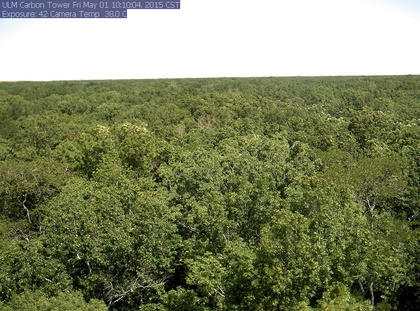
%> input picture oldFiles/hem.jpg, 420 x 311 px, shrunk from 1296 x 960 before the run
$ octave --eval "result = Thresholdingmatlab(imread('hem.jpg'));"   (GNU Octave 9; MATLAB toolbox functions it lacks are replaced by stand-ins)
%> lines starting %> are read from the running program, lines starting %| are printed output that depends on the picture; in (x1, y1, x2, y2) boxes, pixels count from 0 and x2, y2 are one past the last pixel; in counts of white or black regions, pixels touching at a corner belong together; the program's own positions count from 1
function im=Thresholdingmatlab(a)
  [r,c]=size(a);
%> r = 311; c = 1260
  im=zeros(r,c);
  for i=1:r
      for j=1:c
          if a(i,j)==0
              im(i,j)=1;
          end
           if a(i,j)==255
              im(i,j)=1;
           end
%%             if a(i, j)>180
%%                im(i,j)=1;
%%             end
%%               if a(i,j)>95
%%                 im(i,j)=1;
%%               end
      end
  end
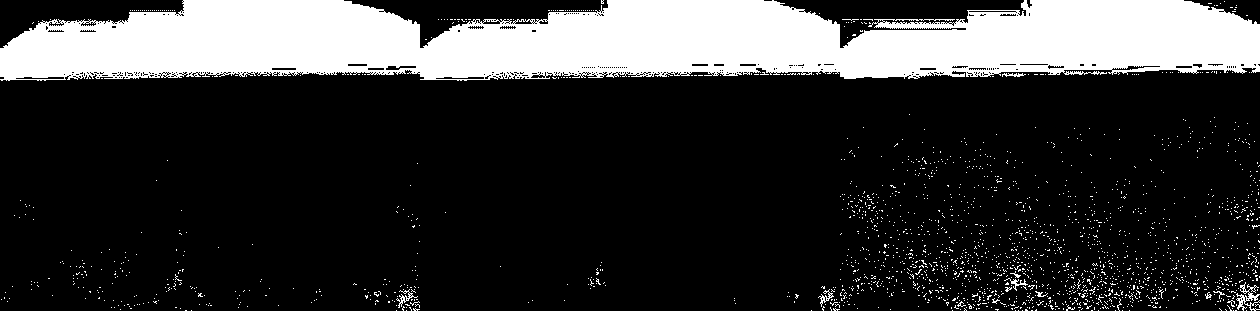
%> im: size 311x1260 double; values 0 (black) and 1 (white), 21.2% white; 1997 white regions (1986 under 20 px), largest, box (x1, y1, x2, y2) and area: (0, 0, 1260, 81) 78559, (1236, 282, 1260, 311) 259, (396, 289, 418, 308) 101
  im=bwareaopen(im, 5);
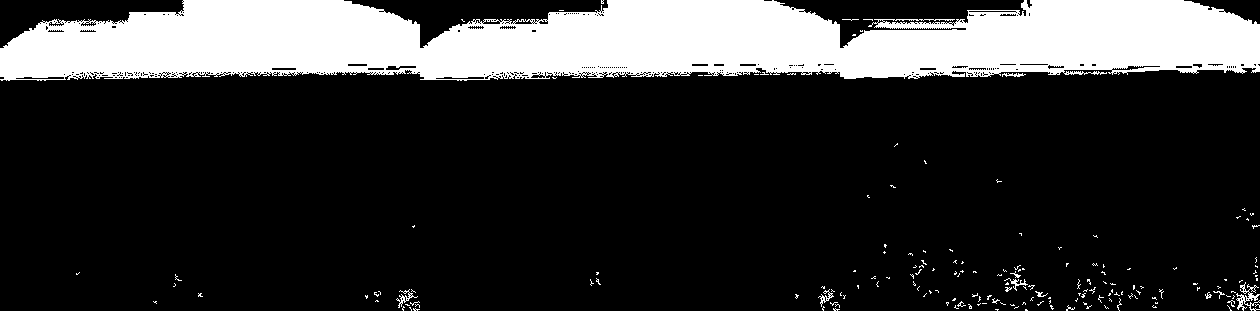
%> im: size 311x1260 logical; 20.5% white; 173 white regions (162 under 20 px), largest, box (x1, y1, x2, y2) and area: (0, 0, 1260, 81) 78559, (1236, 282, 1260, 311) 259, (396, 289, 418, 308) 101
  im=imfill(im, 'holes');
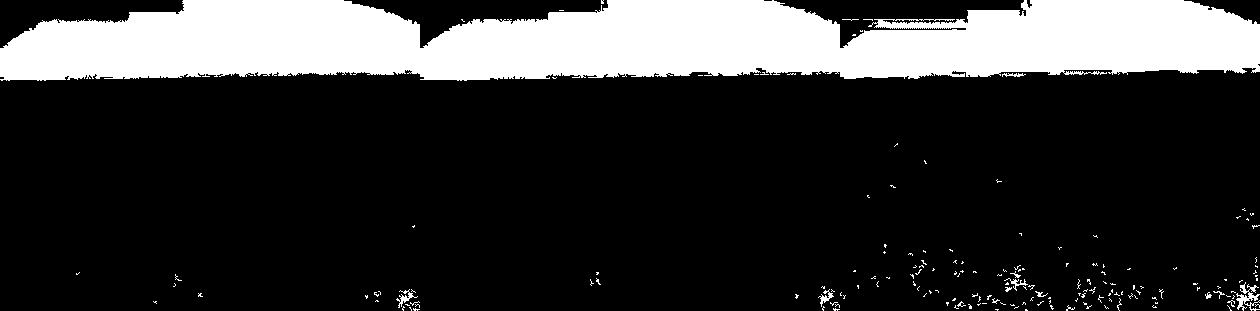
%> im: size 311x1260 logical; 21.1% white; 173 white regions (160 under 20 px), largest, box (x1, y1, x2, y2) and area: (0, 0, 1260, 81) 80618, (1236, 282, 1260, 311) 287, (396, 289, 418, 308) 116
end

$ run again, on oldFiles/russellsage.jpg
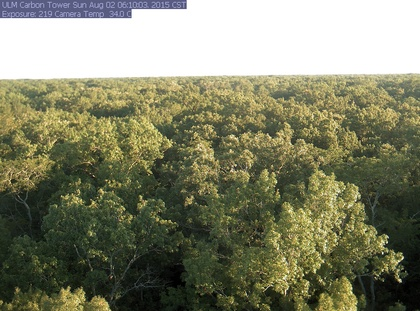
%> input picture oldFiles/russellsage.jpg, 420 x 311 px, shrunk from 1296 x 960 before the run
%> after the loop in Thresholdingmatlab, `for i=1:r`:
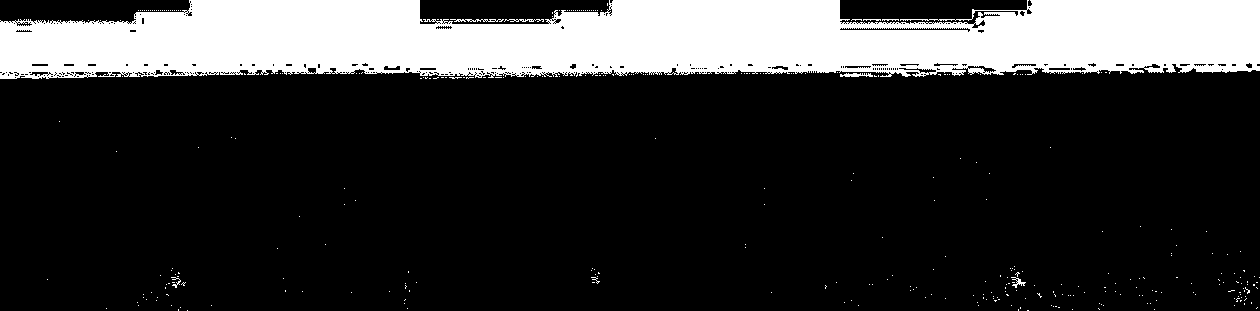
%> im: size 311x1260 double; values 0 (black) and 1 (white), 20.6% white; 333 white regions (325 under 20 px), largest, box (x1, y1, x2, y2) and area: (0, 0, 1260, 79) 79847, (450, 19, 504, 22) 97, (840, 73, 873, 77) 91
%> in Thresholdingmatlab, `im=imfill(im, 'holes');`:
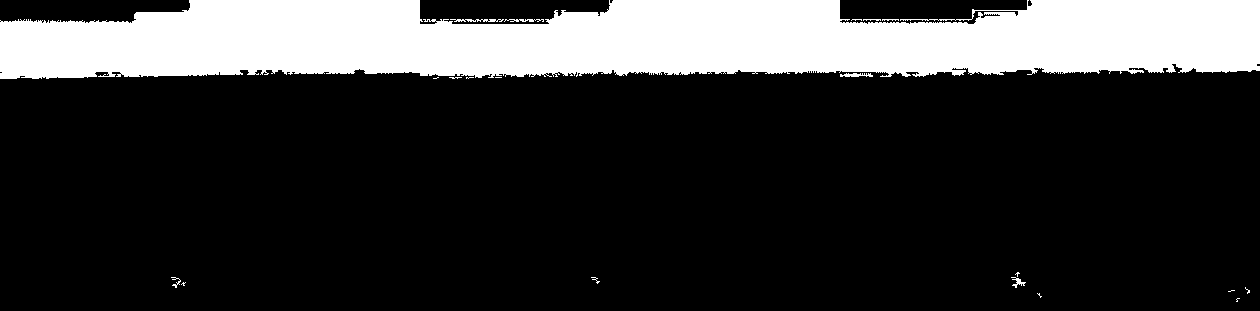
%> im: size 311x1260 logical; 21.1% white; 20 white regions (12 under 20 px), largest, box (x1, y1, x2, y2) and area: (0, 0, 1260, 79) 82087, (450, 19, 504, 22) 106, (840, 73, 873, 77) 91
